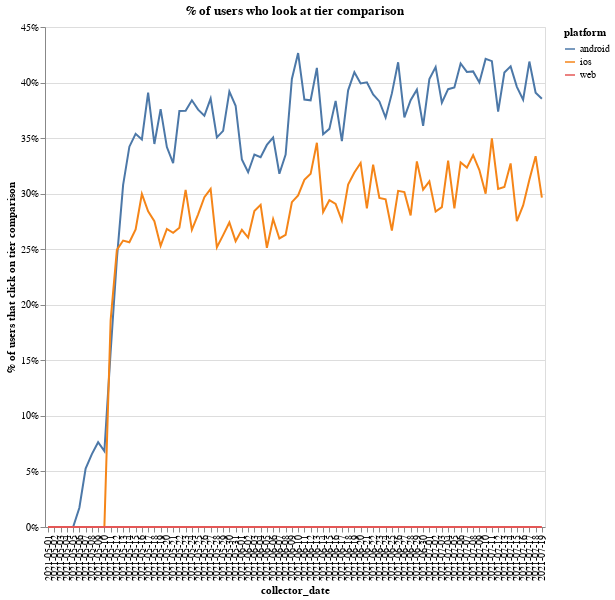

Notebook code cell kept with this figure:
### Code cell
df = pd.read_csv("cta.csv")
df = df.loc[df["step"] == "cta", :]

df = df.groupby(["collector_date", "platform"])["user_id"].agg("nunique").reset_index()

tier = pd.read_csv("tier_comparison.csv").loc[
    :, ["user_id", "collector_date", "platform"]
]
tier = (
    tier.groupby(["collector_date", "platform"])["user_id"].agg("nunique").reset_index()
)

df = (
    df.merge(tier, on=["collector_date", "platform"], how="left")
    .reset_index()
    .fillna(0)
)

df["perc"] = df["user_id_y"] / df["user_id_x"]

alt.Chart(df.loc[df["collector_date"] >= "2021-05-01", :]).mark_line().encode(
    x="collector_date:O",
    y=alt.Y(
        "perc:Q",
        axis=alt.Axis(title="% of users that click on tier comparison", format="%"),
    ),
    color="platform:N",
).properties(width=500, height=500, title="% of users who look at tier comparison")

### Figure 1 — Vega-Lite specification as saved in the notebook (floating-point values rounded to 4 significant figures; data arrays with more than 128 entries replaced by an {"elided": "..."} marker saying what was removed)
{"config": {"view": {"continuousWidth": 400, "continuousHeight": 300}}, "data": {"name": "data-3ef2de77055dace1b9caa56e326e1548"}, "mark": "line", "encoding": {"color": {"type": "nominal", "field": "platform"}, "x": {"type": "ordinal", "field": "collector_date"}, "y": {"type": "quantitative", "axis": {"format": "%", "title": "% of users that click on tier comparison"}, "field": "perc"}}, "height": 500, "title": "% of users who look at tier comparison", "width": 500, "$schema": "https://vega.github.io/schema/vega-lite/v4.8.1.json", "datasets": {"data-3ef2de77055dace1b9caa56e326e1548": {"elided": "240 records"}}}
